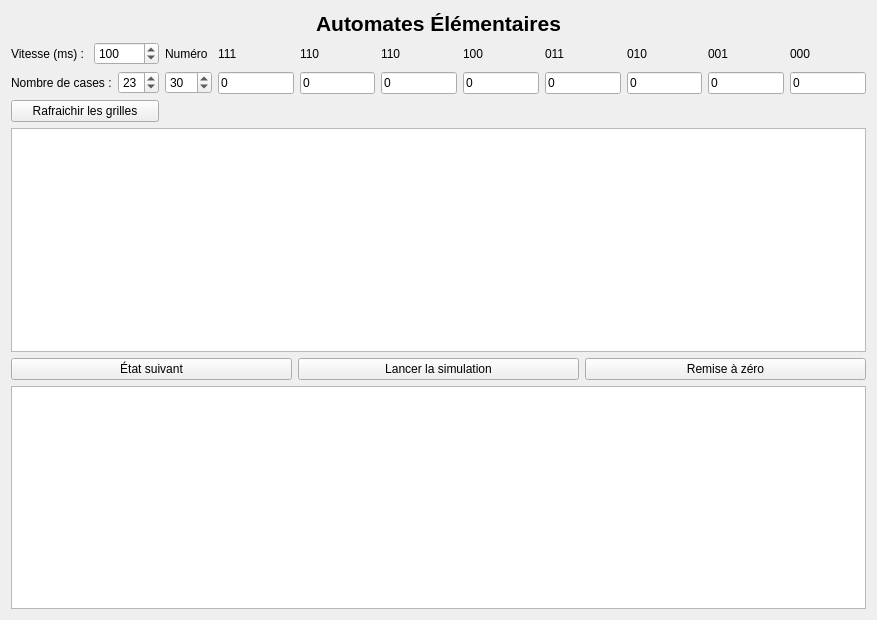
<?xml version="1.0" encoding="UTF-8"?>
<ui version="4.0">
 <class>ElementaireView</class>
 <widget class="QWidget" name="ElementaireView">
  <property name="geometry">
   <rect>
    <x>0</x>
    <y>0</y>
    <width>877</width>
    <height>620</height>
   </rect>
  </property>
  <property name="windowTitle">
   <string>Form</string>
  </property>
  <layout class="QVBoxLayout" name="verticalLayout_10">
   <item>
    <widget class="QLabel" name="titreLabel">
     <property name="font">
      <font>
       <pointsize>16</pointsize>
       <weight>75</weight>
       <bold>true</bold>
      </font>
     </property>
     <property name="text">
      <string>Automates Élémentaires</string>
     </property>
     <property name="alignment">
      <set>Qt::AlignCenter</set>
     </property>
    </widget>
   </item>
   <item>
    <layout class="QGridLayout" name="gridLayout">
     <item row="0" column="0">
      <layout class="QVBoxLayout" name="verticalLayout_11">
       <item>
        <layout class="QHBoxLayout" name="horizontalLayout_5">
         <item>
          <widget class="QLabel" name="label_2">
           <property name="text">
            <string>Vitesse (ms) : </string>
           </property>
          </widget>
         </item>
         <item>
          <widget class="QSpinBox" name="inputSpeed">
           <property name="minimum">
            <number>50</number>
           </property>
           <property name="maximum">
            <number>1000</number>
           </property>
           <property name="singleStep">
            <number>50</number>
           </property>
           <property name="value">
            <number>100</number>
           </property>
          </widget>
         </item>
        </layout>
       </item>
       <item>
        <layout class="QHBoxLayout" name="horizontalLayout_4">
         <item>
          <widget class="QLabel" name="label">
           <property name="text">
            <string>Nombre de cases :</string>
           </property>
          </widget>
         </item>
         <item>
          <widget class="QSpinBox" name="inputTaille">
           <property name="minimum">
            <number>1</number>
           </property>
           <property name="maximum">
            <number>50</number>
           </property>
           <property name="value">
            <number>23</number>
           </property>
          </widget>
         </item>
        </layout>
       </item>
      </layout>
     </item>
     <item row="5" column="0">
      <widget class="QPushButton" name="btnRefreshTaille">
       <property name="enabled">
        <bool>true</bool>
       </property>
       <property name="styleSheet">
        <string notr="true"/>
       </property>
       <property name="text">
        <string>Rafraichir les grilles</string>
       </property>
      </widget>
     </item>
     <item row="0" column="1">
      <layout class="QHBoxLayout" name="regleForm">
       <item>
        <layout class="QVBoxLayout" name="verticalLayout">
         <item>
          <widget class="QLabel" name="numeroLabel">
           <property name="text">
            <string>Numéro</string>
           </property>
          </widget>
         </item>
         <item>
          <widget class="QSpinBox" name="numeroInput">
           <property name="maximum">
            <number>255</number>
           </property>
           <property name="value">
            <number>30</number>
           </property>
          </widget>
         </item>
        </layout>
       </item>
       <item>
        <layout class="QVBoxLayout" name="verticalLayout_9">
         <item>
          <widget class="QLabel" name="bitLabel1">
           <property name="text">
            <string>111</string>
           </property>
          </widget>
         </item>
         <item>
          <widget class="QLineEdit" name="bit1">
           <property name="text">
            <string>0</string>
           </property>
           <property name="maxLength">
            <number>1</number>
           </property>
          </widget>
         </item>
        </layout>
       </item>
       <item>
        <layout class="QVBoxLayout" name="verticalLayout_8">
         <item>
          <widget class="QLabel" name="bitLabel2">
           <property name="text">
            <string>110</string>
           </property>
          </widget>
         </item>
         <item>
          <widget class="QLineEdit" name="bit2">
           <property name="text">
            <string>0</string>
           </property>
           <property name="maxLength">
            <number>1</number>
           </property>
          </widget>
         </item>
        </layout>
       </item>
       <item>
        <layout class="QVBoxLayout" name="verticalLayout_7">
         <item>
          <widget class="QLabel" name="bitLabel3">
           <property name="text">
            <string>110</string>
           </property>
          </widget>
         </item>
         <item>
          <widget class="QLineEdit" name="bit3">
           <property name="text">
            <string>0</string>
           </property>
           <property name="maxLength">
            <number>1</number>
           </property>
          </widget>
         </item>
        </layout>
       </item>
       <item>
        <layout class="QVBoxLayout" name="verticalLayout_6">
         <item>
          <widget class="QLabel" name="bitLabel4">
           <property name="text">
            <string>100</string>
           </property>
          </widget>
         </item>
         <item>
          <widget class="QLineEdit" name="bit4">
           <property name="text">
            <string>0</string>
           </property>
           <property name="maxLength">
            <number>1</number>
           </property>
          </widget>
         </item>
        </layout>
       </item>
       <item>
        <layout class="QVBoxLayout" name="verticalLayout_5">
         <item>
          <widget class="QLabel" name="bitLabel5">
           <property name="text">
            <string>011</string>
           </property>
          </widget>
         </item>
         <item>
          <widget class="QLineEdit" name="bit5">
           <property name="text">
            <string>0</string>
           </property>
           <property name="maxLength">
            <number>1</number>
           </property>
          </widget>
         </item>
        </layout>
       </item>
       <item>
        <layout class="QVBoxLayout" name="verticalLayout_4">
         <item>
          <widget class="QLabel" name="bitLabel6">
           <property name="text">
            <string>010</string>
           </property>
          </widget>
         </item>
         <item>
          <widget class="QLineEdit" name="bit6">
           <property name="text">
            <string>0</string>
           </property>
           <property name="maxLength">
            <number>1</number>
           </property>
          </widget>
         </item>
        </layout>
       </item>
       <item>
        <layout class="QVBoxLayout" name="verticalLayout_3">
         <item>
          <widget class="QLabel" name="bitLabel7">
           <property name="text">
            <string>001</string>
           </property>
          </widget>
         </item>
         <item>
          <widget class="QLineEdit" name="bit7">
           <property name="text">
            <string>0</string>
           </property>
           <property name="maxLength">
            <number>1</number>
           </property>
          </widget>
         </item>
        </layout>
       </item>
       <item>
        <layout class="QVBoxLayout" name="verticalLayout_2">
         <item>
          <widget class="QLabel" name="bitLabel8">
           <property name="text">
            <string>000</string>
           </property>
          </widget>
         </item>
         <item>
          <widget class="QLineEdit" name="bit8">
           <property name="text">
            <string>0</string>
           </property>
           <property name="maxLength">
            <number>1</number>
           </property>
          </widget>
         </item>
        </layout>
       </item>
      </layout>
     </item>
    </layout>
   </item>
   <item>
    <widget class="QTableWidget" name="grilleDepart">
     <property name="enabled">
      <bool>true</bool>
     </property>
     <property name="verticalScrollBarPolicy">
      <enum>Qt::ScrollBarAlwaysOff</enum>
     </property>
     <property name="rowCount">
      <number>0</number>
     </property>
     <property name="columnCount">
      <number>0</number>
     </property>
     <attribute name="horizontalHeaderVisible">
      <bool>false</bool>
     </attribute>
     <attribute name="verticalHeaderVisible">
      <bool>false</bool>
     </attribute>
    </widget>
   </item>
   <item>
    <layout class="QHBoxLayout" name="horizontalLayout">
     <item>
      <widget class="QPushButton" name="btnNext">
       <property name="text">
        <string>État suivant</string>
       </property>
      </widget>
     </item>
     <item>
      <widget class="QPushButton" name="btnPlay">
       <property name="enabled">
        <bool>true</bool>
       </property>
       <property name="text">
        <string>Lancer la simulation</string>
       </property>
      </widget>
     </item>
     <item>
      <widget class="QPushButton" name="btnReset">
       <property name="text">
        <string>Remise à zéro</string>
       </property>
      </widget>
     </item>
    </layout>
   </item>
   <item>
    <widget class="QTableWidget" name="grille">
     <property name="verticalScrollBarPolicy">
      <enum>Qt::ScrollBarAlwaysOff</enum>
     </property>
     <attribute name="horizontalHeaderVisible">
      <bool>false</bool>
     </attribute>
     <attribute name="verticalHeaderVisible">
      <bool>false</bool>
     </attribute>
    </widget>
   </item>
  </layout>
 </widget>
 <resources/>
 <connections/>
</ui>
